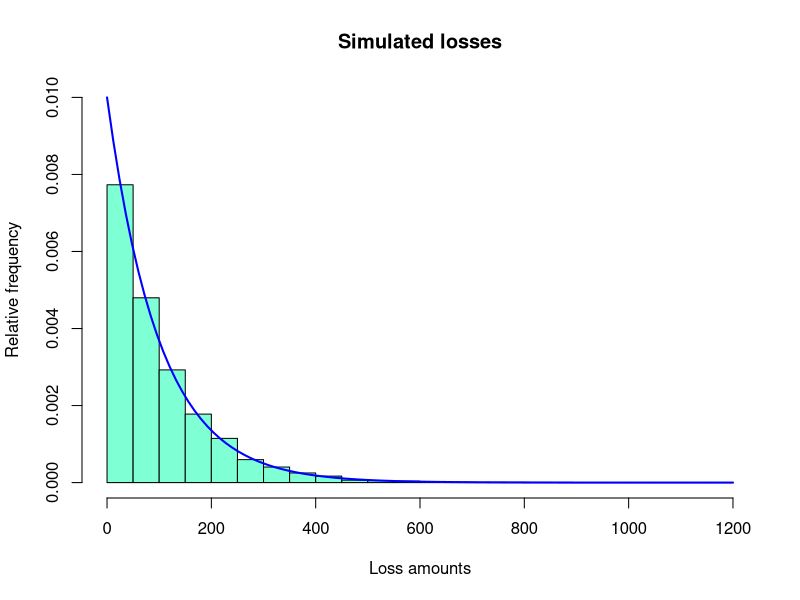
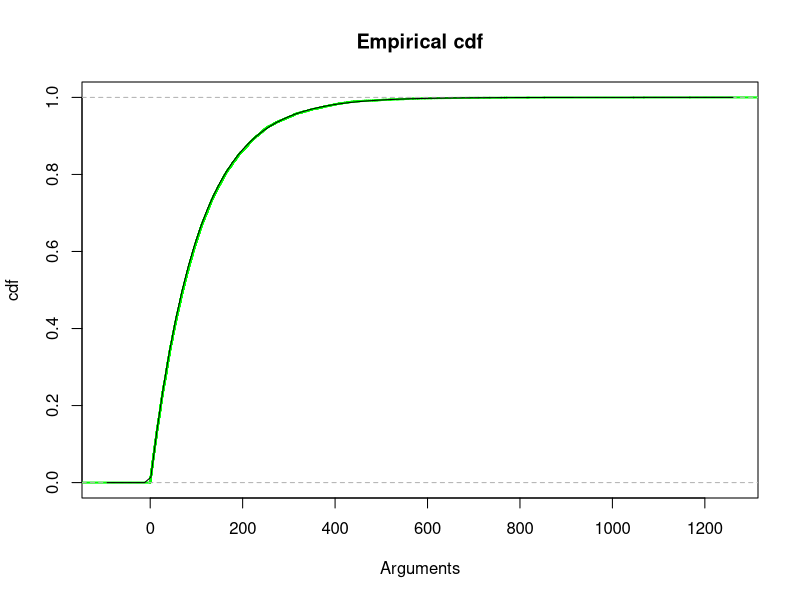
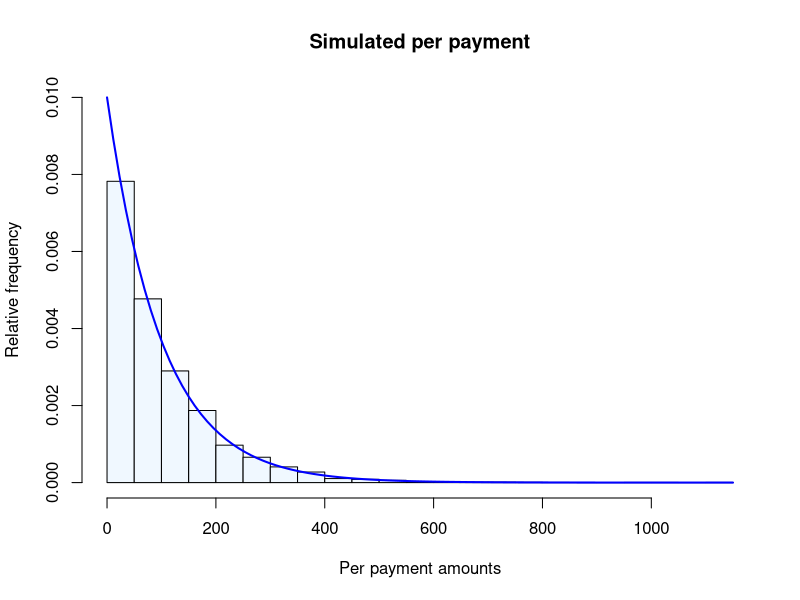
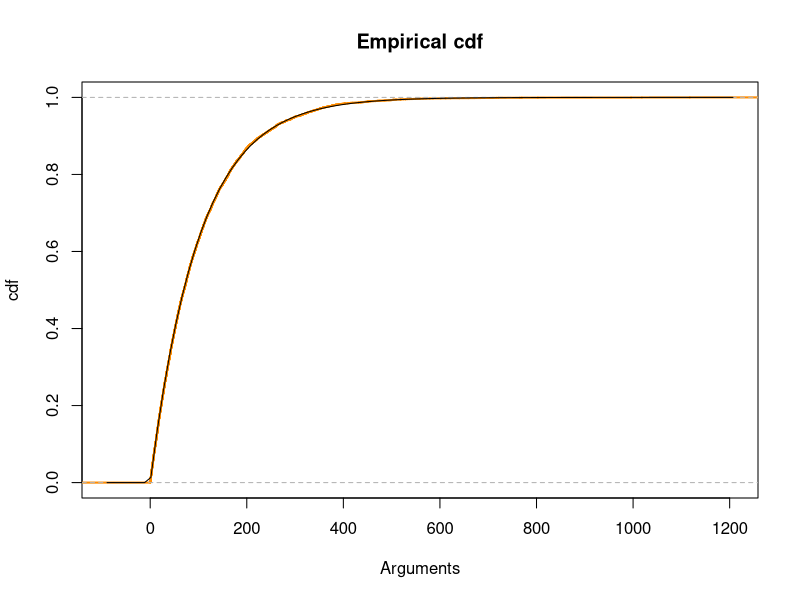
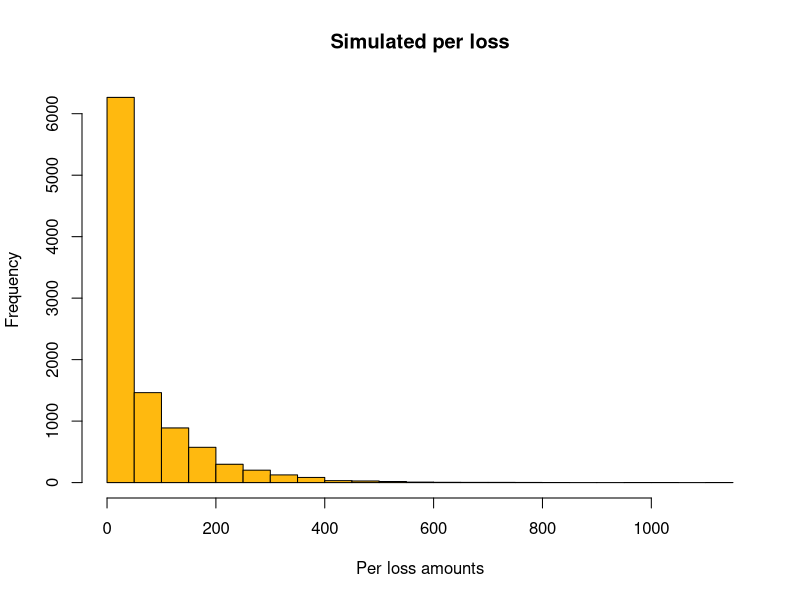
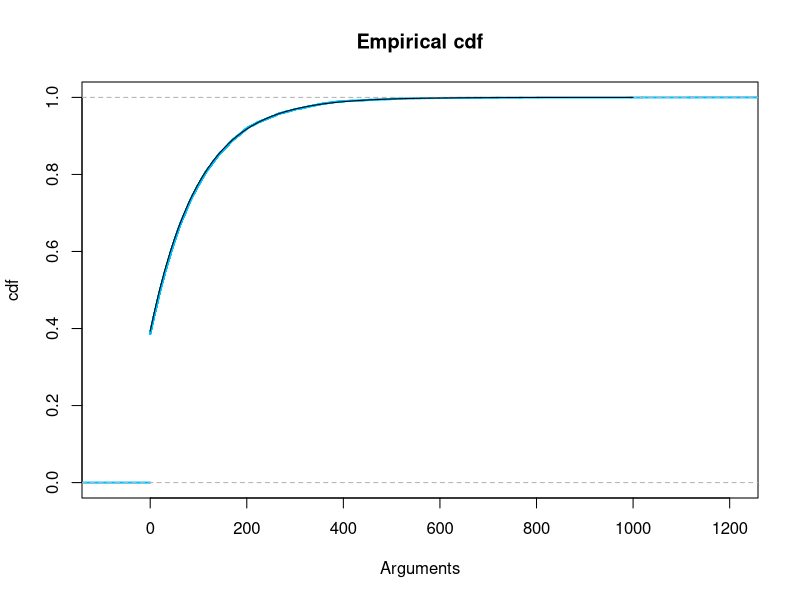
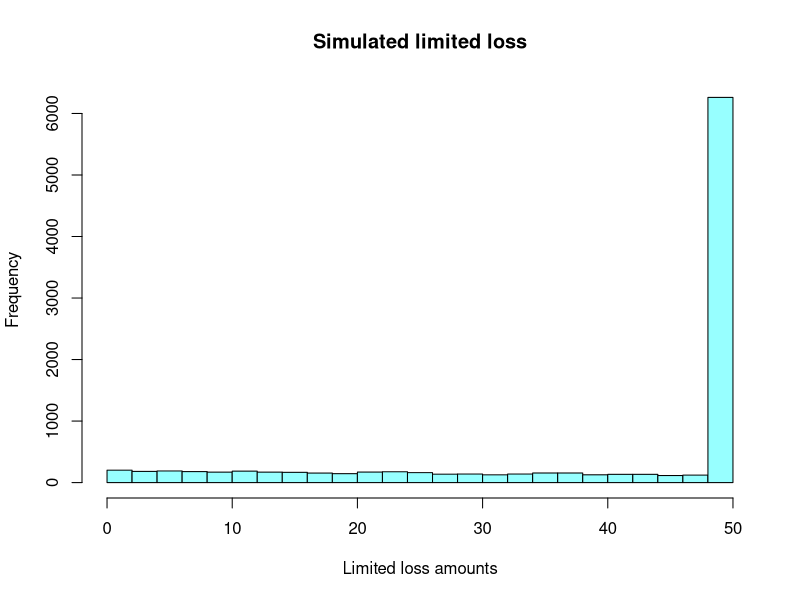
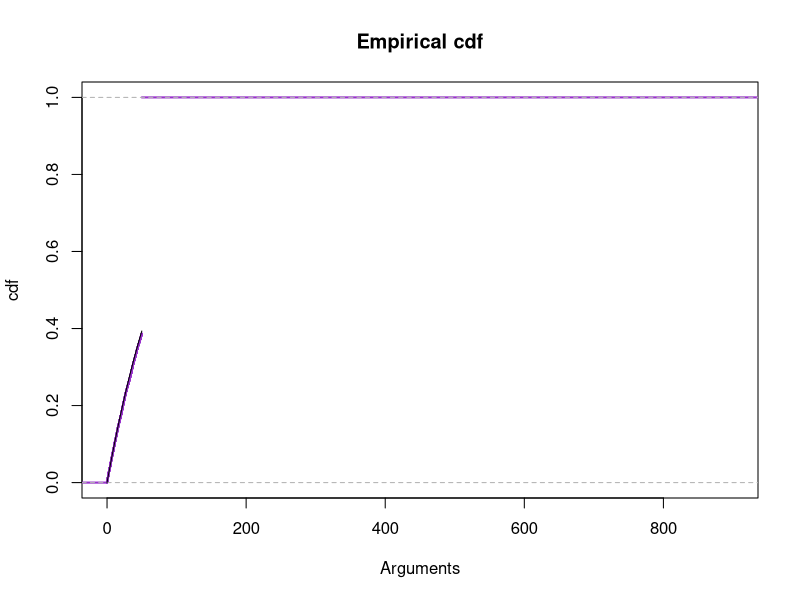

Write the R code that produced these figures, in order.
## ---- chunk 1
knitr::opts_chunk$set(echo = TRUE)
## ---- chunk 2
theta=100
## ---- chunk 3
nsim=10000
## ---- chunk 4
sims=rexp(nsim, rate=1/theta)
## ---- chunk 5
hist(sims, breaks=25, ylim=c(0, dexp(0, rate=1/theta)), 
                  main="Simulated losses", 
                  xlab="Loss amounts", 
                  ylab="Relative frequency",
     prob=TRUE, col="aquamarine")
curve(dexp(x, rate=1/theta), col="blue", lwd=2, add=TRUE)
## ---- chunk 6
cum.sims=ecdf(sims)
plot(cum.sims,  
     main="Empirical cdf", 
     xlab="Arguments",
     ylab="cdf", 
     col="green", lwd=2)
curve(pexp(x, rate=1/theta), add=TRUE)
## ---- chunk 7
d=50
## ---- chunk 8
p.d=1-pexp(d, rate=1/theta)
p.d
## ---- chunk 9
ind.d=(sims>d)
prop.d=mean(ind.d)
prop.d
## ---- chunk 10
y.p=sims[sims>d]-d
## ---- chunk 11
length(y.p)
## ---- chunk 12
mean(y.p)
## ---- chunk 13
hist(y.p, breaks=25, ylim=c(0, dexp(0, rate=1/theta)), 
                  main="Simulated per payment", 
                  xlab="Per payment amounts", 
                  ylab="Relative frequency",
     prob=TRUE, col="aliceblue")
curve(dexp(x, rate=1/theta), col="blue", lwd=2, add=TRUE)

## ---- chunk 14
cum.y.p=ecdf(y.p)
plot(cum.y.p,  
     main="Empirical cdf", 
     xlab="Arguments",
     ylab="cdf", 
     col="darkorange", lwd=2)
curve(pexp(x, rate=1/theta), add=TRUE)
## ---- chunk 15
y.l=(sims-d)*(sims>d)
## ---- chunk 16
length(y.l)
## ---- chunk 17
y.l.other=pmax(sims-d,0)
sum(y.l==y.l.other)
## ---- chunk 18
hist(y.l, breaks=25,  
                  main="Simulated per loss", 
                  xlab="Per loss amounts", 
                  ylab="Frequency",
     col="darkgoldenrod1")
## ---- chunk 19
cum.y.l=ecdf(y.l)
plot(cum.y.l,  
     main="Empirical cdf", 
     xlab="Arguments",
     ylab="cdf", 
     col="deepskyblue", lwd=2)
curve(pexp(x+d, rate=1/theta), xlim=c(0,1000), add=TRUE)
## ---- chunk 20
x.d=sims*(sims<=d)+d*(sims>d)
length(x.d)
x.d.other=pmin(sims,d)
sum(x.d==x.d.other)
## ---- chunk 21
hist(x.d, breaks=25,  
                  main="Simulated limited loss", 
                  xlab="Limited loss amounts", 
                  ylab="Frequency",
     col="darkslategray1")

## ---- chunk 22
cum.x.d=ecdf(x.d)
plot(cum.x.d, xlim=c(0, 900), 
     main="Empirical cdf", 
     xlab="Arguments",
     ylab="cdf", 
     col="darkorchid", lwd=2)
curve(pexp(x, rate=1/theta), xlim=c(0,d), add=TRUE)
